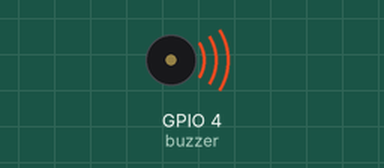
Bench run of a program on a simulated ESP32 board running MicroPython. On the bench: buzzer (waves = sounding, pin HIGH).

Above: at 0.5 s.
Timing chart, 0 to 4.6 s (numbered marks = the images above):
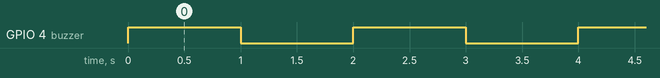

Measured:
- by itself, GPIO 4 (buzzer): alternates HIGH for 1.0 s and LOW for 1.0 s

The program:

passive_buzzer.py
```python
from machine import Pin
from time import sleep

buzzer = Pin(4, Pin.OUT)

while True:
    buzzer.value(1)
    sleep(1)
    buzzer.value(0)
    sleep(1)

# Connections:
# Connect passive buzzer ground to ground on ESP32 and positive lead of passive buzzer to the selected pin.
```
